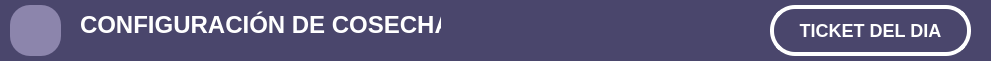
       <widget class="QWidget" name="widget_3" native="true">
        <property name="geometry">
         <rect>
          <x>0</x>
          <y>0</y>
          <width>991</width>
          <height>61</height>
         </rect>
        </property>
        <property name="styleSheet">
         <string notr="true">background-color: rgb(74, 70, 108);
border-top-left-radius: 0px;
border-top-right-radius: 0px;
border-bottom-left-radius: 0px;
border-bottom-right-radius: 0px;</string>
        </property>
        <widget class="QLabel" name="ConfiguracionCosecha_Lbl">
         <property name="geometry">
          <rect>
           <x>80</x>
           <y>10</y>
           <width>361</width>
           <height>31</height>
          </rect>
         </property>
         <property name="styleSheet">
          <string notr="true">background-color: rgb(74, 70, 108);
color: white;  
font-family: &quot;Segoe UI&quot;;
font-size: 28px;
font-weight: 650; 
qproperty-alignment: AlignCenter;



</string>
         </property>
         <property name="text">
          <string>&lt;html&gt;&lt;head/&gt;&lt;body&gt;&lt;p&gt;&lt;span style=&quot; font-size:18pt; color:#ffffff;&quot;&gt;CONFIGURACIÓN DE COSECHA&lt;/span&gt;&lt;/p&gt;&lt;/body&gt;&lt;/html&gt;</string>
         </property>
        </widget>
        <widget class="QPushButton" name="Back_ConfiguracionCosecha_Btn">
         <property name="geometry">
          <rect>
           <x>10</x>
           <y>5</y>
           <width>51</width>
           <height>51</height>
          </rect>
         </property>
         <property name="styleSheet">
          <string notr="true">QPushButton {
	border-image: url(:/icons/iconos/botones/close.png);

       background-color: #8C85AC;
        /*border: 2px solid black;*/
        border-radius: 20px;  /* Ajusta el valor para hacer las esquinas más o menos redondas */
        padding: 10px;  /* Ajusta el margen interno del QLabel */

    }

/* Hover: Morado más oscuro pero vibrante (resalta sin ser claro) */
QPushButton:hover {
    background-color: #938BB6;  /* Morado &quot;SlateBlue&quot; (oscuro pero saturado) */
   
}
</string>
         </property>
         <property name="text">
          <string/>
         </property>
         <property name="icon">
          <iconset resource="../resources/resources.qrc">
           <normaloff>:/images/iconos/etiquetas/back_svg1.svg</normaloff>:/images/iconos/etiquetas/back_svg1.svg</iconset>
         </property>
         <property name="iconSize">
          <size>
           <width>42</width>
           <height>42</height>
          </size>
         </property>
        </widget>
        <widget class="QPushButton" name="TicketDelDia_Btn">
         <property name="geometry">
          <rect>
           <x>770</x>
           <y>5</y>
           <width>201</width>
           <height>51</height>
          </rect>
         </property>
         <property name="font">
          <font>
           <family>Segoe UI</family>
           <pointsize>-1</pointsize>
           <weight>81</weight>
           <bold>true</bold>
          </font>
         </property>
         <property name="styleSheet">
          <string notr="true">QPushButton {
        background-color: rgb(74, 70, 108);
		color: white; 
        border-radius: 25px; 
        padding: 10px;
		border: 4px solid white;
		font-family: &quot;Segoe UI&quot;;
		font-size: 18px;
		font-weight: 650;
    }

/* Hover: Morado más oscuro pero vibrante (resalta sin ser claro) */
QPushButton:hover {
    background-color: #938BB6;  /* Morado &quot;SlateBlue&quot; (oscuro pero saturado) */
    border: 4px solid rgba(255, 255, 255, 0.95);  /* Borde más nítido */
}

</string>
         </property>
         <property name="text">
          <string>TICKET DEL DIA</string>
         </property>
         <property name="icon">
          <iconset resource="../resources/resources.qrc">
           <normaloff>:/images/iconos/botones/ticket_svg1.svg</normaloff>:/images/iconos/botones/ticket_svg1.svg</iconset>
         </property>
         <property name="iconSize">
          <size>
           <width>36</width>
           <height>36</height>
          </size>
         </property>
        </widget>
       </widget>
